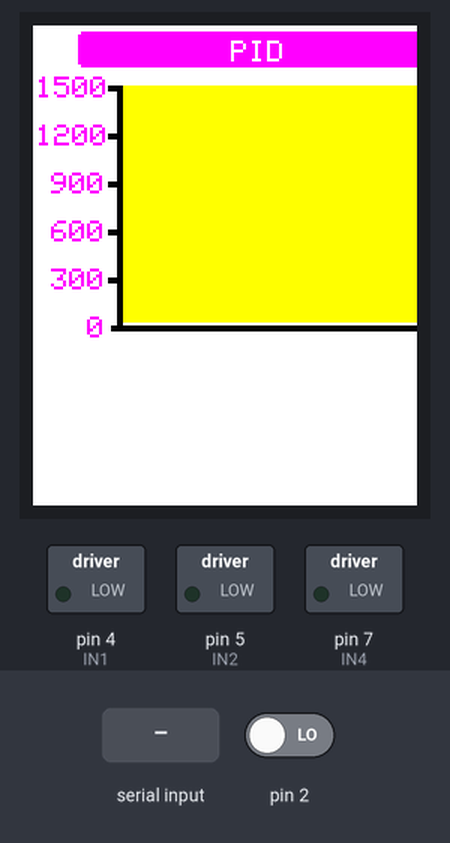
Simulated run of this sketch. Board: Arduino Uno, built with avr-gcc and run on an emulated ATmega328P. Shown: 128×160 colour display, switched loads named in the sketch (green lamp = pin HIGH). The inputs (shaded band) are chosen by the test bench; at power-on: pin 2 LOW. The modem accepts every AT command (registered, SIM ready, sends succeed) and sends nothing else; what the sketch prints to the serial monitor is not drawn.

Above: at 6.8 s.
6.9 s: "0.0.0.0\n" received over the second serial link
At 38.4 s:
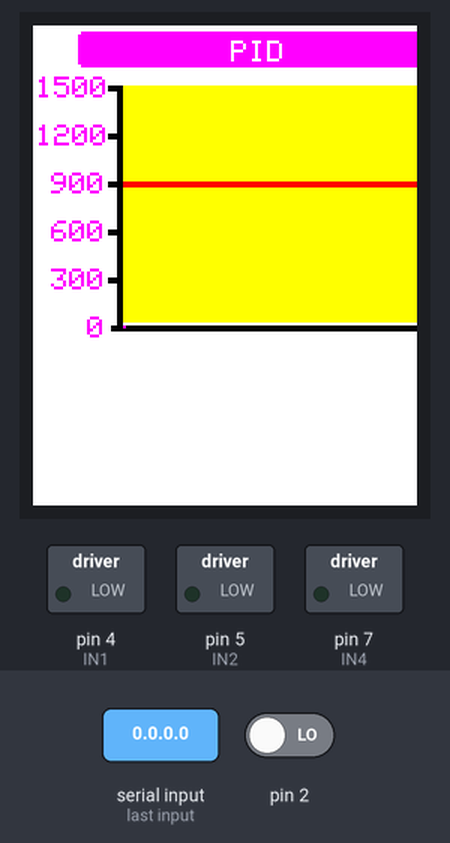
At 38.77 s:
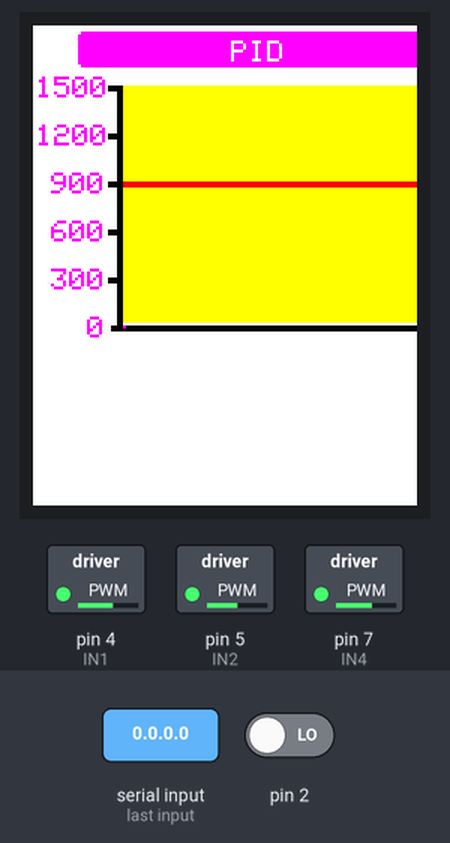
Timing chart, 0 to 40.1 s (numbered marks = the images above; inputs shaded):
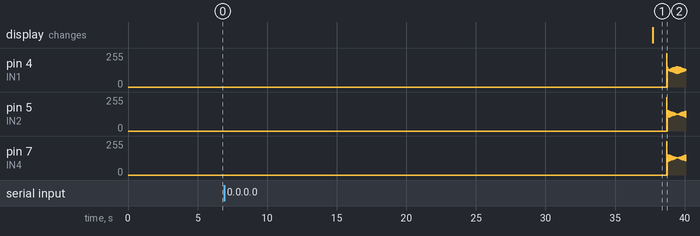

The sketch:

PID_WIFI.ino
```cpp
#include "LibreriaGeneral.h"

void setup() {

  Inicializacion();
}

void loop() {

  Comunicacion();
  muestreo();
  MovValvula();
  Graficando();
}
```

Comandos_AT.ino
```cpp
void TestAT()
{
  wifi.println("AT");
  delay(1500);
  Respuesta();
  /*if(Respuesta("OK")){ Serial.println("Test AT completo");}
  else {Serial.println("Fallo test AT");}*/
}
void ActivationEcho(bool echoOnOff)
{
  if(!echoOnOff){wifi.println("ATE0");}
  else{wifi.println("ATE1"); Serial.println("Echo activo");}
  delay(1500);
  Respuesta();
  /*if(Respuesta("OK")){Serial.println("Establecimiento modo Echo satisfactorio");}
  else{Serial.println("Hubo un problema con el modo Echo");}*/
}
void ActivationMode(int mode)
{
  wifi.println("AT+CWMODE="+ String(mode));
  delay(1500);
  Respuesta();
  /*if(Respuesta("OK")){Serial.println("Modo de activacion exitoso");}
  else{Serial.println("Hubo un error con el modo de activacion");}*/
}
void ListAvailableAP()
{
  wifi.println("AT+CWLAP");
  delay(10000);
  Respuesta();
  /*if(Respuesta(Red)){Serial.println("Red "+ String(Red) +" encontrada");}
  else{Serial.println("Red no encontrada");}*/
}
void ConnectToAP(String ssid, String pswrd)
{
  wifi.println("AT+CWJAP=\""+ssid+"\",\""+pswrd+"\"");
  delay(15000);
  Respuesta();
  /*if(Respuesta("OK")){Serial.println("Conexion a "+Red+" exitosa");}
  else{Serial.println("Ha fallado la conexion");}*/
}
void ConnectionMode(int modeMux)
{
  wifi.println("AT+CIPMUX="+String(modeMux));
  delay(1500);
  Respuesta();
  /*if(Respuesta("OK"))
  {
    if(modeMux == 1){Serial.println("Single connection establecido");}
    if(modeMux == 2){Serial.println("Multiple conection establecido");}
  }
  else{Serial.println("Error modo de conexion");}*/
}
void GetLocalIP()
{
  wifi.println("AT+CIFSR");
  delay(1500);
  Serial.println(RespuestaIP());
  if(LocalIP == "0.0.0.0"){return "No fue posible obtener la IP local";}
}
void StartConection(int connection, String type, String ip, String portService, String localPort)
{
  wifi.println("AT+CIPSTART="+String(connection)+",\""+type+"\",\""+ip+"\","+portService+","+localPort+"");
  delay(10000);
  Respuesta();
  /*if(Respuesta("1,CONNECT")){Serial.println("Start Connection succes");}
  else{Serial.println("Fallo la conexion");}*/
}
void CloseConection(int connection)
{
  wifi.println("AT+CIPCLOSE="+String(connection));
  delay(1500);
  /*if(Respuesta("OK")){Serial.println("Conexion cerrada");}
  else{Serial.println("No pudo cerrarse la conexion");}  */
  Respuesta();
}
void ReceivedMessage()
{
    if(stringRX.startsWith("192."))
    {
      Serial.println("ggg");
      if(Serial.find("168")){Serial.println("okis");}
    }
}
void SendMessage(String message, String connection)
{
  int lengthDatos = message.length();
  wifi.println("AT+CIPSEND="+connection+","+lengthDatos);
  delay(50);
  Respuesta();
  delay(2000);
  wifi.println(message);
  delay(2000);
  Respuesta();
  /*if(Respuesta("OK"))
  {

  }
  else{Serial.println("No pudo enviarse el mensaje");}*/
}
void ServerMode(String connection, String puerto)
{
  wifi.println("AT+CIPSERVER="+connection+","+puerto);
  delay(1000);
  /*if(Respuesta("OK")){Serial.println("Server Establecido");}
  else{Serial.println("Fallo el comando Server");}*/
  Respuesta();
}
```

Funciones_Auxiliares.ino
```cpp
/*
      Pestaña que contiene las funciones auxiliares del programa, funciones como la de cálculo de la distancia con
      el sensor ultrasónico, cálculo de volumen del contenido del Tinaco y las funciones para el movimiento del
      motor.
*/
//=====================================================================================================//
//    FUNCIONES PARA CÁLCULO DE DISANCIA Y VOLUMEN
//=====================================================================================================//

int CalculaDistancia(){
  digitalWrite(3, HIGH);
  delayMicroseconds(10);
  digitalWrite(3, LOW);
  int tiempo = pulseIn(2, HIGH);
  int Distancia = (tiempo/59)-5;
  return (Distancia);
}
float CalculaVolumen(int distancia){
  float Vol;
  if(distancia > 30 || distancia < 0)
  {
    Vol = 0;
  }
  else if(distancia<30 && distancia>0)
  {
    Vol=(PI*(radioTinaco*radioTinaco)*(alturaTinaco-distancia))/1000;
  }
  return (Vol);
}

//=====================================================================================================//
//    FUNCIONES PARA MOVIMIENTO DE MOTOR
//=====================================================================================================//

void derecha(){
  digitalWrite(7, LOW);
  digitalWrite(6, LOW);
  digitalWrite(5, HIGH);
  digitalWrite(4, HIGH);
  delay(retardo);
  digitalWrite(7, LOW);
  digitalWrite(6, HIGH);
  digitalWrite(5, HIGH);
  digitalWrite(4, LOW);
  delay(retardo);
  digitalWrite(7, HIGH);
  digitalWrite(6, HIGH);
  digitalWrite(5, LOW);
  digitalWrite(4, LOW);
  delay(retardo);
  digitalWrite(7, HIGH);
  digitalWrite(6, LOW);
  digitalWrite(5, LOW);
  digitalWrite(4, HIGH);
  delay(retardo);
}
void izquierda() {
  digitalWrite(7, HIGH);
  digitalWrite(6, HIGH);
  digitalWrite(5, LOW);
  digitalWrite(4, LOW);
  delay(retardo);
  digitalWrite(7, LOW);
  digitalWrite(6, HIGH);
  digitalWrite(5, HIGH);
  digitalWrite(4, LOW);
  delay(retardo);
  digitalWrite(7, LOW);
  digitalWrite(6, LOW);
  digitalWrite(5, HIGH);
  digitalWrite(4, HIGH);
  delay(retardo);
  digitalWrite(7, HIGH);
  digitalWrite(6, LOW);
  digitalWrite(5, LOW);
  digitalWrite(4, HIGH);
  delay(retardo);
}
void apagado() {
  digitalWrite(7, LOW);
  digitalWrite(6, LOW);
  digitalWrite(5, LOW);
  digitalWrite(4, LOW);
 }

//=====================================================================================================//
//    FUNCIONES PARA PANTALLA TFT
//=====================================================================================================//

void PantallaPrincipal(){
  TFTpantalla.begin();
  TFTpantalla.setRotation (1);
  TFTpantalla.background(255,255,255);
  TFTpantalla.stroke(ST7735_WHITE);
  TFTpantalla.setTextSize(1);
  TFTpantalla.fillRoundRect(15, 2, 126, 12,2, ST7735_MAGENTA);
  TFTpantalla.text(" PID", 60, 5);
  TFTpantalla.fillRect(28, 20, 2, 80, ST7735_BLACK);
  TFTpantalla.fillRect(26, 100, 120, 2, ST7735_BLACK);
  TFTpantalla.fillRect(25, 20, 4, 2, ST7735_BLACK);
  TFTpantalla.fillRect(25, 36, 4, 2, ST7735_BLACK);
  TFTpantalla.fillRect(25, 52, 4, 2, ST7735_BLACK);
  TFTpantalla.fillRect(25, 68, 4, 2, ST7735_BLACK);
  TFTpantalla.fillRect(25, 84, 4, 2, ST7735_BLACK);
  TFTpantalla.stroke(ST7735_MAGENTA);
  TFTpantalla.text("1500", 1, 17);
  TFTpantalla.text("1200", 1, 33);
  TFTpantalla.text("900", 6, 49);
  TFTpantalla.text("600", 6, 65);
  TFTpantalla.text("300", 6, 81);
  TFTpantalla.text("0", 18, 97);
  //TFTpantalla.fillRoundRect(25, 105, 120, 20,4, ST7735_BLACK);
  TFTpantalla.fillRect(30,20, 120,79, ST7735_YELLOW);
}
void Graficando(){
  static unsigned long   tiempoA;
  unsigned long tiempo = millis();
  if (tiempo - tiempoA >100)
  {
    puntoYSP = map(sPoint,0, 1500, 100, 20);
    TFTpantalla.fillRect(30, puntoYSP, 120, 2, ST7735_RED);

    puntoYVol = map(volumen3, 0, 1500, 100, 20);
    //x[140] = puntoYVol;  //asigna el valor escalado a el ultimo dato de la matriz
    TFTpantalla.drawPixel(x++, puntoYVol, ST7735_MAGENTA);
    if(x>120){
      TFTpantalla.fillRect(30,20, 120,79, ST7735_YELLOW);
      x=30;
    }
    tiempoA = tiempo;
  }

}
```

Funciones_Principales.ino
```cpp
/*
      Pestaña que contiene las funciones principales del programa,
      muestreo de volumen en el Tinaco, cálculo de PID y de control del movimiento de la servo válvula.
*/
//=====================================================================================================//
//    FUNCION SETUP
//=====================================================================================================//
void Inicializacion(){
  Serial.begin(9600);
  wifi.begin(9600);

  pinMode(4, OUTPUT);     // IN1
  pinMode(5, OUTPUT);     // IN2
  pinMode(6, OUTPUT);    // IN3
  pinMode(7, OUTPUT);    // IN4

  pinMode(6, INPUT);  //Ec
  pinMode(7, OUTPUT); //Trig
  PantallaPrincipal();
  WifiStart();

}

//=====================================================================================================//
//    FUNCIONES LOOP
//=====================================================================================================//
void Comunicacion()
{
  if(Serial.available())
  {
    wifi.write(Serial.read());
  }
  if (wifi.available())
  {
    Respuesta();
  }
}
void muestreo(){
  unsigned long tiempoTranscurrido = millis();
  static unsigned long tiempoAnterior;
//CADA 100ms TOMA MUESTRA
  if (tiempoTranscurrido - tiempoAnterior >= 100){
    tomaMuestra = true;

    //Primera muestra
    if (tomaMuestra == true && numeroMuestra == 1){
      float Distancia1 = CalculaDistancia();
      vol1 = CalculaVolumen(Distancia1);
      numeroMuestra = 2;
      tomaMuestra = false;
    }
    //Segunda muestra
      if (tomaMuestra == true && numeroMuestra ==2){
      float Distancia2 = CalculaDistancia();
      vol2 = CalculaVolumen(Distancia2);

      volumen1 = volumen3;
      volumen3 = vol2;
      volumen2 = vol1;
      vol3=volumen3;
      //Serial.println(String(volumen3));

      //Calcula PID cada 200ms
      error1 = sPoint - volumen1;
      error2 = sPoint - volumen2;
      error3 = sPoint - volumen3;
      P = kp * error3;
      I = (ki * tiempoMuestreo * (error1 + 2*(error2) + error3))/2;
      D = kd * ((error1 - error3) / tiempoMuestreo);
      PID = P + I + D;
      if (PID <0){PID = 0;}
      if (PID >4500){PID = 4500;}

      numeroMuestra = 1;
      tomaMuestra = false;
    }

    tiempoAnterior = tiempoTranscurrido;
  }
}
void MovValvula(){
  float grados = map(PID,0,4500,0,360);
  float pasos = grados * 1.4583333333;
  while (pasos>numero_pasos)
  {
    izquierda();
    numero_pasos = numero_pasos + 1;
  }
  while (pasos<numero_pasos)
  {
    derecha();
    numero_pasos = numero_pasos -1;
  }
  apagado();
}
```

Funciones_Wifi.ino
```cpp
void WifiStart()
{
  delay(3000);
  Serial.println("Iniciando WIFI");
  TestAT();
  ActivationEcho(true);
  ActivationMode(1);
  //ListAvailableAP();
  ConnectToAP(Red, Password);
  ConnectionMode(1);
  GetLocalIP();
  StartConection(1, "UDP", LocalIP, PuertoServicio, PuertoTemporal);
  Serial.println("Inicio Wifi finalizado");
}

void Respuesta()
{
  String almacenRX[10];
  int pos = 0;
  String Mensaje = "";

  while(wifi.available())
  {
    stringRX = wifi.readStringUntil('\n');
    almacenRX[pos] = stringRX;
    pos++;
    Serial.println(stringRX);
    if(almacenRX[1].startsWith("+IPD"))
    {
      int pos_comando = almacenRX[1].indexOf(':');
      if(pos_comando >= 0)
      {
        String mensajeMaestro = "";
        int pos_ini = 0;
        int pos_fin = 0;
        String arrayComandos[5];
        int indiceString = 0;
        mensajeMaestro = almacenRX[1].substring(pos_comando+1);
        Serial.println(mensajeMaestro);

        while(indiceString <= 5)
        {
          pos_fin = mensajeMaestro.indexOf('/', pos_ini);
          arrayComandos[indiceString] = mensajeMaestro.substring(pos_ini, pos_fin);
          pos_ini = pos_fin+1;
          indiceString++;
        }
        if(arrayComandos[0] == UNIDAD || arrayComandos[0] == BROADCAST)
        {
          if(arrayComandos[1] == "25")
          {
            Serial.println("comando 25");
            String IPMaestro = arrayComandos[2];
            String PuertoMaestro = arrayComandos[3];
            CloseConection(1);
            StartConection(2, "UDP", IPMaestro, PuertoServicio, PuertoMaestro);
            Mensaje = UNIDAD+"/"+arrayComandos[1]+"/"+LocalIP+"/"+PuertoLocal;
            delay(2000);
            SendMessage(Mensaje, "2");
            ServerMode("1", PuertoLocal);
          }
          if(arrayComandos[1] == "27")
          {

          }
          if(arrayComandos[1] == "28")
          {

          }
          if(arrayComandos[1] == "29")
          {

          }
          if(arrayComandos[1] == "30")
          {

          }
          if(arrayComandos[1] == "31")
          {

          }
        }
      }
    }
  }
}

bool Respuesta(String palabraClave)
{
  String cadenaRX = "";
  while(wifi.available())
  {
    char caracterRX = char(wifi.read());
    cadenaRX += String(caracterRX);
  }
  int posicion = cadenaRX.indexOf(palabraClave,0);
  if( posicion > 0 ) {return true;}
  else {return false;}
}
String RespuestaIP()
{
  while(wifi.available())
  {
    stringIP = wifi.readString();
    //cadenaRX += stringRX;
  }
  String local_ip = "";
  int pos_ini = stringIP.indexOf('"',0);
  int pos_fin = stringIP.indexOf('"', pos_ini+1);
  LocalIP = stringIP.substring(pos_ini+1, pos_fin);
  return LocalIP;
}
```

LibreriaGeneral.h
```cpp
#include <SoftwareSerial.h>
SoftwareSerial wifi(4,5);//RX, TX

String UNIDAD = "100";
String BROADCAST = "255";

//String Red ="INFINITUM08EF_2.4";
//String Password = "ForaneosDelTec";
String Red ="ARRIS-4E02";
String Password = "CF02CDD69FDF77D9";
String LocalIP = "";
String cadenaRX = "";
String stringRX ="";
String stringIP="";
String cadenaIP = "";

String PuertoTemporal = "9000";
String PuertoServicio = "9000";
String PuertoLocal = "9010";

int sPoint = 900, error1 = 0, error2 = 0, error3 = 0;
double PID, tiempoMuestreo = 0.1,  P = 0, I = 0, D = 0;
double kp = 5.4555555,  ki = 0.5, kd = 0.1;
bool tomaMuestra = false;
int numeroMuestra = 1;

double vol1 = 0, vol2 = 0, vol3 = 0, volumen1 = 0, volumen2 = 0, volumen3 = 0;
int Distancia1, Distancia2, Distancia3;
long alturaTinaco = 30, radioTinaco = 126.156478;
int retardo = 4, numero_pasos = 0;   // Valor en grados donde se encuentra el motor

#include <TFT.h>

#define cs 10
#define dc 9
#define rst 8

TFT TFTpantalla = TFT(cs, dc, rst);
double puntoYVol = 0;
double puntoYSP = 0;
/*int x[140];
int y[140]; */

int x =30;
```
